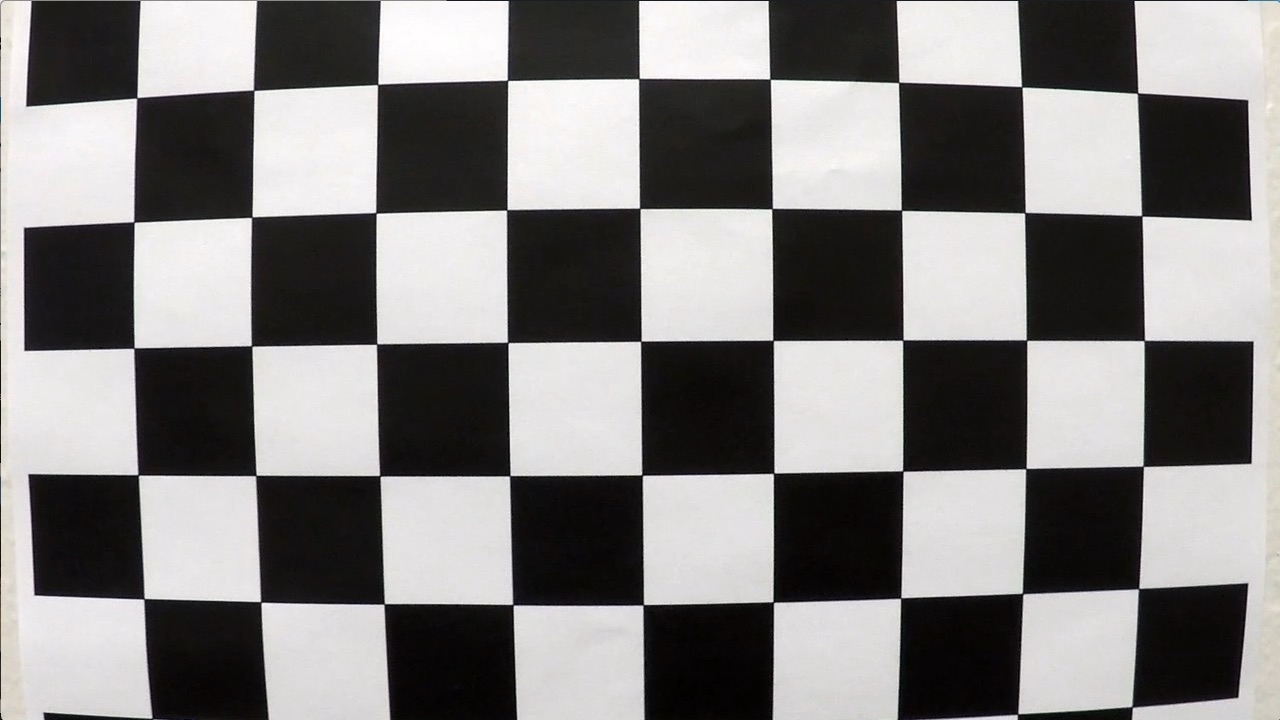
#> input picture Jupyter Notebooks/camera_cal/test_image/test_image.jpg, 1280 x 720 px
$ jupyter execute --allow-errors baseFile.ipynb   (shell and % lines are left out)   (Python 2 division)   (older library calls are emulated)
#> lines starting #> are read from the running program, lines starting #| are printed output that depends on the picture
# *Project Combined*

[cell 1]
import cv2
import numpy as np

[cell 2]
import glob

# Make a list of images
images = glob.glob('test_images/test*.jpg')
images.sort()

#> (a cell that did not finish here is left out)

[cell 4]
# inspired by:
# http://docs.opencv.org/3.0-beta/doc/py_tutorials/py_gui/py_trackbar/py_trackbar.html
def nothing(x):
    pass

# Create a black image, a window
#img = np.zeros((300,512,3), np.uint8)
cv2.namedWindow('image')
cv2.namedWindow('trackbar')

# create trackbars for color change
cv2.createTrackbar('WU','trackbar',255,255,nothing)
cv2.createTrackbar('WL','trackbar',200,255,nothing)

cv2.createTrackbar('YU_H','trackbar',110,179,nothing)
cv2.createTrackbar('YU_V','trackbar',255,255,nothing)
cv2.createTrackbar('YU_S','trackbar',255,255,nothing)
cv2.createTrackbar('YL_H','trackbar',90,179,nothing)
cv2.createTrackbar('YL_V','trackbar',100,255,nothing)
cv2.createTrackbar('YL_S','trackbar',100,255,nothing)

# create switch for ON/OFF functionality
switch = '0 : OFF \n1 : ON'
cv2.createTrackbar(switch, 'image',0,1,nothing)

#> (the rest of this cell did not finish here and is left out)

[cell 5]
# Create a black image, a window
#img = np.zeros((300,512,3), np.uint8)
cv2.namedWindow('image')
cv2.namedWindow('trackbarW')
cv2.namedWindow('trackbarY')

# create trackbars for color change
cv2.createTrackbar('WU_H','trackbarW',179,179,nothing)
cv2.createTrackbar('WU_V','trackbarW',255,255,nothing)
cv2.createTrackbar('WU_S','trackbarW',255,255,nothing)
cv2.createTrackbar('WL_H','trackbarW',200,255,nothing)
cv2.createTrackbar('WL_V','trackbarW',200,255,nothing)
cv2.createTrackbar('WL_S','trackbarW',200,255,nothing)

cv2.createTrackbar('YU_H','trackbarY',110,179,nothing)
cv2.createTrackbar('YU_V','trackbarY',255,255,nothing)
cv2.createTrackbar('YU_S','trackbarY',255,255,nothing)
cv2.createTrackbar('YL_H','trackbarY',90,179,nothing)
cv2.createTrackbar('YL_V','trackbarY',100,255,nothing)
cv2.createTrackbar('YL_S','trackbarY',100,255,nothing)

# create switch for ON/OFF functionality
switch = '0 : OFF \n1 : ON'
cv2.createTrackbar(switch, 'image',0,1,nothing)

#> (the rest of this cell did not finish here and is left out)

# Part 1 - Camera Calibration with OpenCV

### Extract object points and image points for camera calibration.

[cell 6]
import numpy as np
import cv2
import glob
import matplotlib.pyplot as plt

# prepare object points, like (0,0,0), (1,0,0), (2,0,0) ....,(6,5,0)
objp = np.zeros((6*9,3), np.float32)
objp[:,:2] = np.mgrid[0:9, 0:6].T.reshape(-1,2)

# Arrays to store object points and image points from all the images.
objpoints = [] # 3d points in real world space
imgpoints = [] # 2d points in image plane.

# Make a list of calibration images
images = glob.glob('camera_cal/calibration*.jpg')

# Step through the list and search for chessboard corners
for idx, fname in enumerate(images):
    img = cv2.imread(fname)
    gray = cv2.cvtColor(img, cv2.COLOR_BGR2GRAY)

    # Find the chessboard corners
    ret, corners = cv2.findChessboardCorners(gray, (9,6), None)

    # If found, add object points, image points
    if ret == True:
        objpoints.append(objp)
        imgpoints.append(corners)

        # Draw and display the corners
        cv2.drawChessboardCorners(img, (9,6), corners, ret)
        write_name = 'camera_cal/found/corners_found'+str(idx)+'.jpg'
        cv2.imwrite(write_name, img)
        cv2.imshow('img', img)
        cv2.waitKey(500)

cv2.destroyAllWindows()

###  Calibrate, calculate distortion coefficients, and test undistortion on an image!

[cell 7]
import pickle

# Test undistortion on an image
img = cv2.imread('camera_cal/test_image/test_image.jpg')
#> img is the input picture: shape (720, 1280, 3); mean B, G, R 127.8, 128.4, 130.1
img_size = (img.shape[1], img.shape[0])

# Do camera calibration given object points and image points
#> (the rest of this cell did not finish here and is left out)

# Part 2 - Perpespective Transformation

### Undistort road images as a test.

[cell 8]
# Make a list of images
images = glob.glob('test_images/test*.jpg')
images.sort()

[cell 9]
#  Plotting function for images
def plotImages(images, ncols=1, cmap=None, prefix_label = 'label:'):
    """
    Plot images in a subplot arrangement.
    images = python list of images full path
    ncols = numbers of columns in the image plot arrangement
    prefix_label = prefix label to show on top of images
    """
#> called with ncols = 2, prefix_label = 'Original:'
    from os.path import basename

    nrows = int(np.ceil(len(images) / ncols))
    scalesize = nrows*ncols
    f, axarr = plt.subplots(nrows, ncols, figsize=(8*ncols, 4*nrows))
    f.subplots_adjust(hspace=0.2, wspace=0.05)
    axarr = axarr.flatten() # iterate on plots via 1D

    for idx, fname in enumerate(images):
        img = cv2.imread(fname)
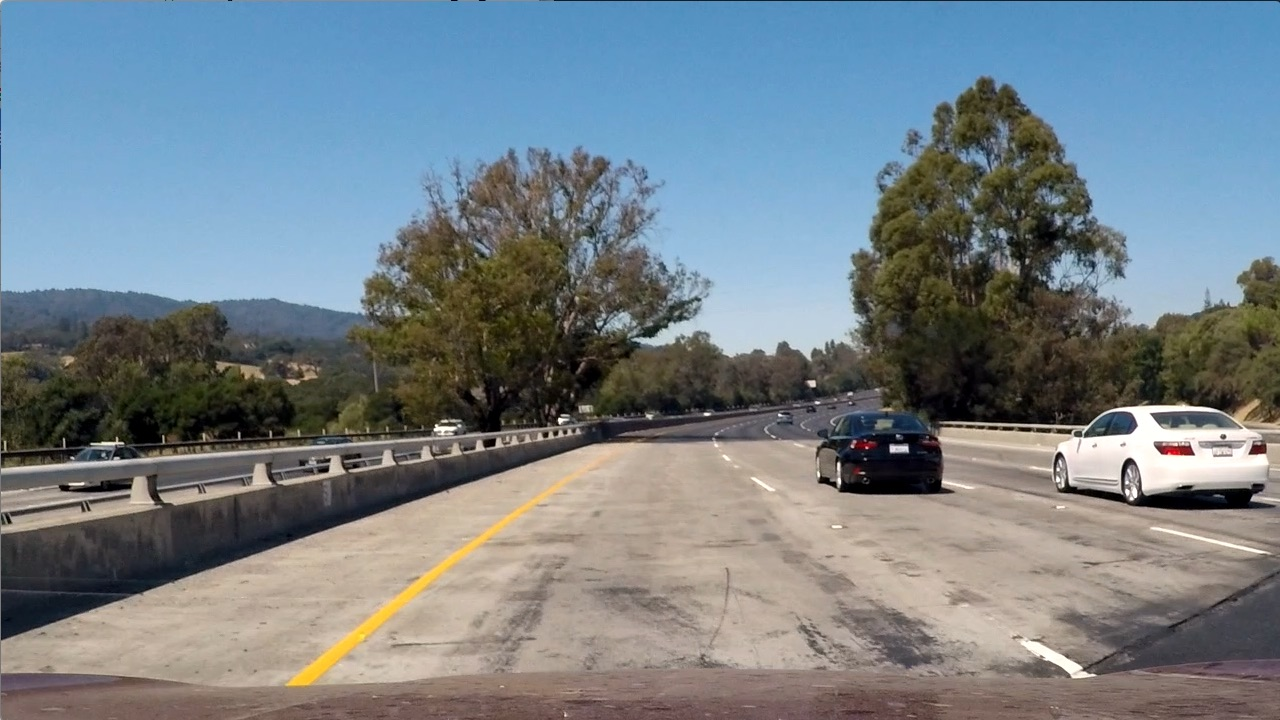
#> input picture Jupyter Notebooks/test_images/test1.jpg, 1280 x 720 px
#> img is the input picture: shape (720, 1280, 3); mean B, G, R 135.5, 128.7, 117.5
        img = cv2.cvtColor(img, cv2.COLOR_BGR2RGB)

        axarr[idx].axis('off')
        axarr[idx].imshow(img, cmap=cmap)
        axarr[idx].set_title(prefix_label + ' ' + basename(images[idx]), fontsize=20)

plotImages(images, ncols=2, cmap=None, prefix_label = 'Original:')

[cell 10]
#  Plotting function for images
# [23 lines left out: function plotImages_undistorted, not called in this run]

#> (the rest of this cell did not finish here and is left out)

### Here is a function to make sure that transformation source points are always sorted correctly

[cell 11]
# Order points in clock-wise
# Inspired by this discussion:
# http://stackoverflow.com/questions/1709283/how-can-i-sort-a-coordinate-list-for-a-rectangle-counterclockwise
# [12 lines left out: function order_points, not called in this run]

### Here is a function to compute perspective transformation matrices.

[cell 12]
# [28 lines left out: function get_transform_matrices, not called in this run]

### Test it on a road image.

[cell 13]
# load image
img = cv2.imread(images[0])
img = cv2.cvtColor(img, cv2.COLOR_BGR2RGB)
print(img.shape)
#| (720, 1280, 3)

# undistort and get size
#> (the rest of this cell did not finish here and is left out)

### Here is function to optimize the choice of source points

[cell 14]
# Re-using one of my functions
# Modified to crop car hood
# [19 lines left out: function trapezoid_vertices, not called in this run]

### Optimize source points by using a straight road image. Choose source points that warp lane lines to be vertical.

[cell 15]
# Optimize source points and use straight road to find the for calibration
# load image
img = cv2.imread('test_images/straight_lines2.jpg')
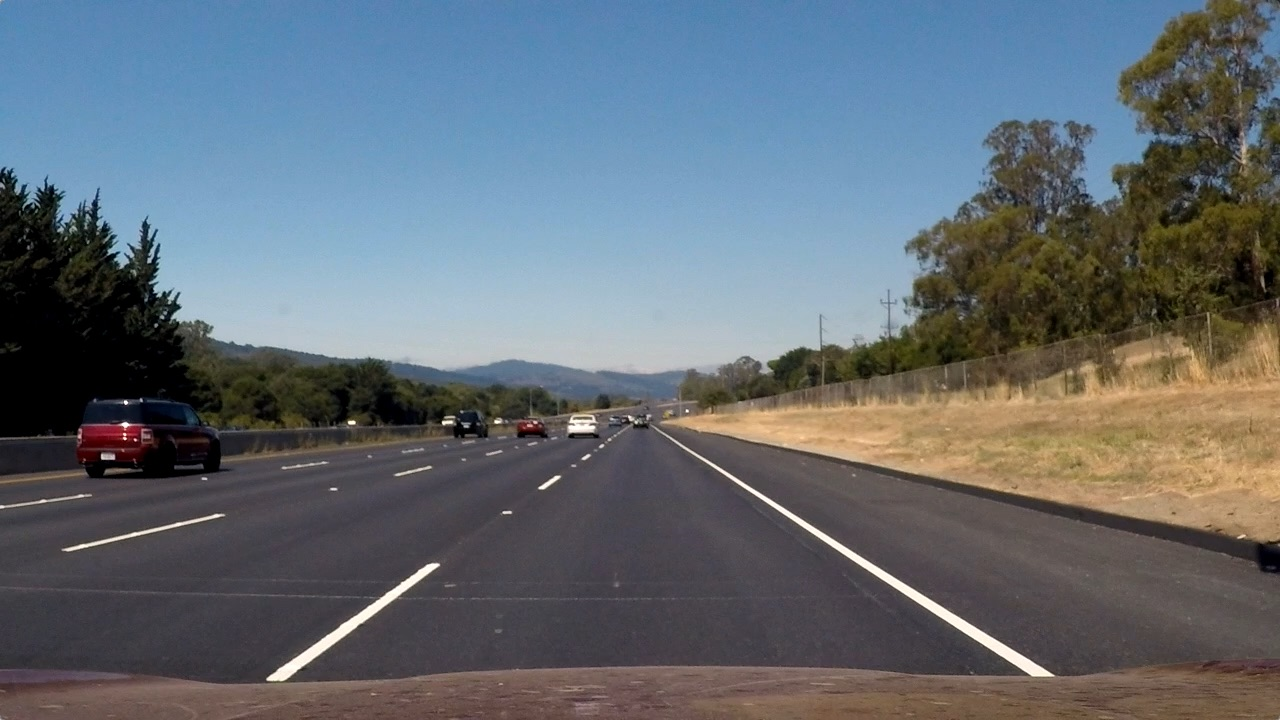
#> input picture Jupyter Notebooks/test_images/straight_lines2.jpg, 1280 x 720 px
#> img is the input picture: shape (720, 1280, 3); mean B, G, R 115.1, 107.7, 99.4
img = cv2.cvtColor(img, cv2.COLOR_BGR2RGB)
print(img.shape)
#| (720, 1280, 3)

# undistort and get size
#> (the rest of this cell did not finish here and is left out)

### Save transformation matrices!

[cell 16]
# Save the transformation matrices for later use
dist_pickle = {}
#> (the rest of this cell did not finish here and is left out)

# Part 3 - Thresholding

### Let's apply combinations of color and gradient thresholds to generate a binary image where the lane lines are clearly visible.

[cell 17]
# Read in the saved camera matrix and distortion coefficients
# These are the arrays we calculated using cv2.calibrateCamera()
dist_pickle = pickle.load( open( "camera_cal/camera_cal_dist_pickle.p", "rb" ) )
#> (reads Jupyter Notebooks/camera_cal/camera_cal_dist_pickle.p from the repository)
mtx = dist_pickle["mtx"]
dist = dist_pickle["dist"]

# Read in the saved perspective transformation matrices
# These are the arrays we calculated using cv2.getPerspectiveTransform()
dist_pickle = pickle.load( open( "camera_cal/perspective_trans_matrices.p", "rb" ) )
#> (reads Jupyter Notebooks/camera_cal/perspective_trans_matrices.p from the repository)
M = dist_pickle["M"]
Minv = dist_pickle["Minv"]

### Let's start on the thresholding. First with sobel gradients.

[cell 18]
import glob

# Make a list of images
images = glob.glob('test_images/test*.jpg')
images.sort()

[cell 19]
images

[cell 20]
# Enlarge Inline Pictures
import matplotlib as mpl
mpl.rcParams['figure.figsize'] = "14, 8" # or  whatever you want

#> (a cell that did not finish here is left out)

### Let's explore the HLS color space.

[cell 22]
# HLS color space

hls = cv2.cvtColor(img, cv2.COLOR_RGB2HLS)
#> hls: shape (720, 1280, 3); mean of channels 0, 1, 2 81.7, 107, 62.5
H = hls[:,:,0]
L = hls[:,:,1]
S = hls[:,:,2]

# Display Images
f, axarr = plt.subplots(3, sharex=True, figsize=(14,3*8.3))
f.subplots_adjust(hspace=0.1, wspace=0.05)
axarr[0].imshow(H, cmap='gray')
axarr[0].set_title('H channel', fontsize=20)
axarr[1].imshow(L, cmap='gray')
axarr[1].set_title('L channel', fontsize=20)
axarr[2].imshow(S, cmap='gray')
axarr[2].set_title('S channel', fontsize=20)

### Let's explore Sobel absolute gradient X threshold.

[cell 23]
thresh_min=20
thresh_max=100
# Convert to grayscale
gray = cv2.cvtColor(img, cv2.COLOR_RGB2GRAY)
# Apply x gradient with the OpenCV Sobel() function
# and take the absolute value
abs_sobel = np.absolute(cv2.Sobel(gray, cv2.CV_64F, 1, 0))
# Rescale back to 8 bit integer
scaled_sobel = np.uint8(255*abs_sobel/np.max(abs_sobel))
# Create a copy and apply the threshold
binary_output = np.zeros_like(scaled_sobel)
# Here I'm using inclusive (>=, <=) thresholds, but exclusive is ok too
binary_output[(scaled_sobel >= thresh_min) & (scaled_sobel <= thresh_max)] = 1

# Display Images
f, axarr = plt.subplots(2, sharex=True, figsize=(14,2*8.3))
f.subplots_adjust(hspace=0.1, wspace=0.05)
axarr[0].imshow(img, cmap=None)
axarr[0].set_title('Original', fontsize=20)
axarr[1].imshow(binary_output, cmap='gray')
axarr[1].set_title('Sobel Gradient X', fontsize=20)

### Combine Sobel gradient and HLS color thresholds:

[cell 24]
def thresholding(img, s_thresh=(170, 254), sx_thresh=(15, 100)): # 170,255 and 20,100
#> called with s_thresh = (170, 254), sx_thresh = (15, 100)
    img = np.copy(img)
    # Convert to HSL color space and separate the L channel
    hsv = cv2.cvtColor(img, cv2.COLOR_RGB2HLS).astype(np.float)
    l_channel = hsv[:,:,1]
    s_channel = hsv[:,:,2]
    # Sobel x
    sobelx = cv2.Sobel(l_channel, cv2.CV_64F, 1, 0) # Take the derivative in x
    abs_sobelx = np.absolute(sobelx) # Absolute x derivative to accentuate lines away from horizontal
    scaled_sobel = np.uint8(255*abs_sobelx/np.max(abs_sobelx))

    # Threshold x gradient
    sxbinary = np.zeros_like(scaled_sobel)
    sxbinary[(scaled_sobel >= sx_thresh[0]) & (scaled_sobel <= sx_thresh[1])] = 1

    # Threshold color channel
    s_binary = np.zeros_like(s_channel)
    s_binary[(s_channel >= s_thresh[0]) & (s_channel <= s_thresh[1])] = 1
    # Stack each channel
    # Note color_binary[:, :, 0] is all 0s, effectively an all black image. It might
    # be beneficial to replace this channel with something else.
    color_binary = np.dstack(( np.zeros_like(sxbinary), sxbinary, s_binary))
    combined = np.zeros_like(s_channel)
    combined[((s_binary == 1) | (sxbinary == 1))] = 1
    return color_binary, combined

color_binary, combined = thresholding(img)
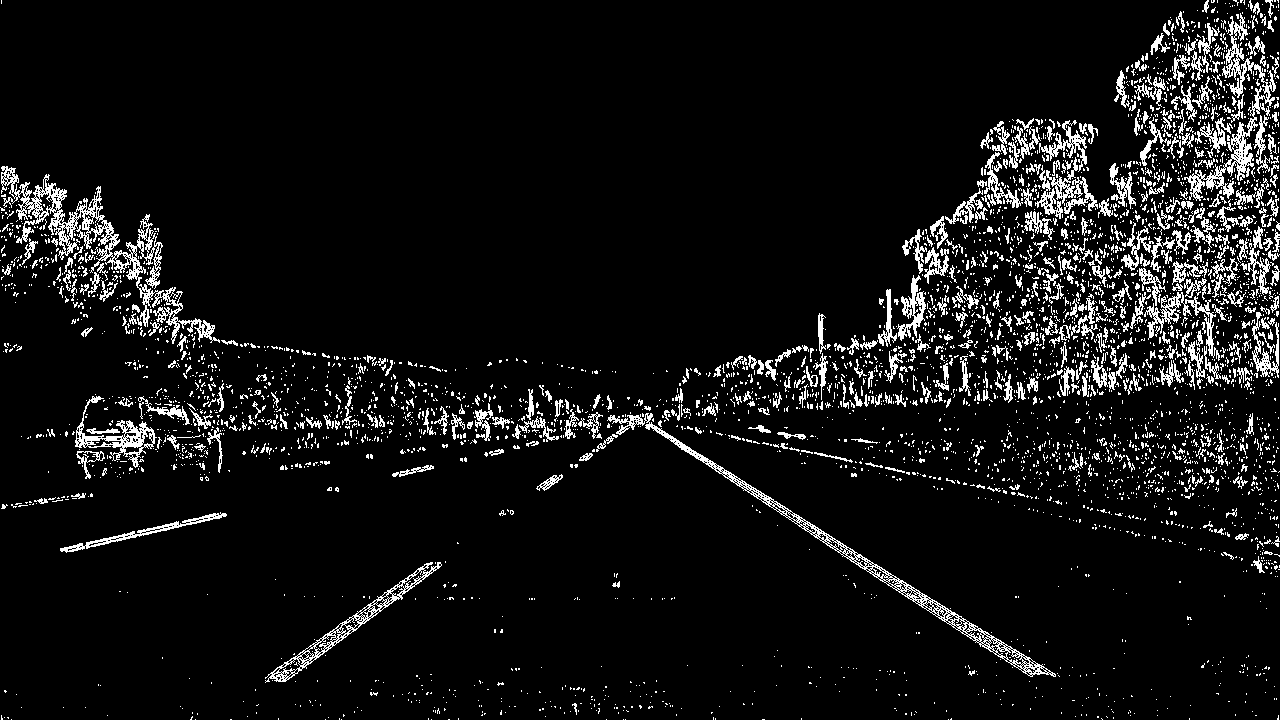
#> combined: shape (720, 1280) float64; values 0 (black) and 1 (white), 7.4% white in thin lines or dots


# Display Images
f, axarr = plt.subplots(3, sharex=True, figsize=(14,3*8.3))
f.subplots_adjust(hspace=0.1, wspace=0.05)
axarr[0].imshow(img, cmap=None)
axarr[0].set_title('Original', fontsize=20)
axarr[1].imshow(color_binary, cmap=None)
axarr[1].set_title('Color binary, Green for Gradient and Blue for color threshold', fontsize=20)
axarr[2].imshow(combined, cmap='gray')
axarr[2].set_title('Gray Scale', fontsize=20)

### Test it on several road images.

[cell 25]
#  Plotting function for images
def plotImages_thresholdings(images, mtx, dist, ncols=1, cmap=None, prefix_label = 'label:'):
    """
    Plot images in a subplot arrangement.
    images = python list of images full path
    ncols = numbers of columns in the image plot arrangement
    prefix_label = prefix label to show on top of images
    """
#> called with mtx = array of shape (3, 3), dist = array of shape (1, 5), ncols = 2, cmap = 'gray', prefix_label = 'Threshold:'
    from os.path import basename

    nrows = int(np.ceil(len(images) / ncols))
    scalesize = nrows*ncols
    f, axarr = plt.subplots(nrows, ncols, figsize=(8*ncols, 4*nrows))
    f.subplots_adjust(hspace=0.2, wspace=0.05)
    axarr = axarr.flatten() # iterate on plots via 1D

    for idx, fname in enumerate(images):
        # load image, change color space, undistort
        img = cv2.imread(fname)
        img = cv2.cvtColor(img, cv2.COLOR_BGR2RGB)
        img = cv2.undistort(img, mtx, dist, None, mtx)

        # Apply threshold
        color_binary, combined = thresholding(img)
#> call 2 of thresholding, with s_thresh = (170, 254), sx_thresh = (15, 100)
#> in thresholding (call 2), `hsv = cv2.cvtColor(img, cv2.COLOR_RGB2HLS).astype(np.float)`:
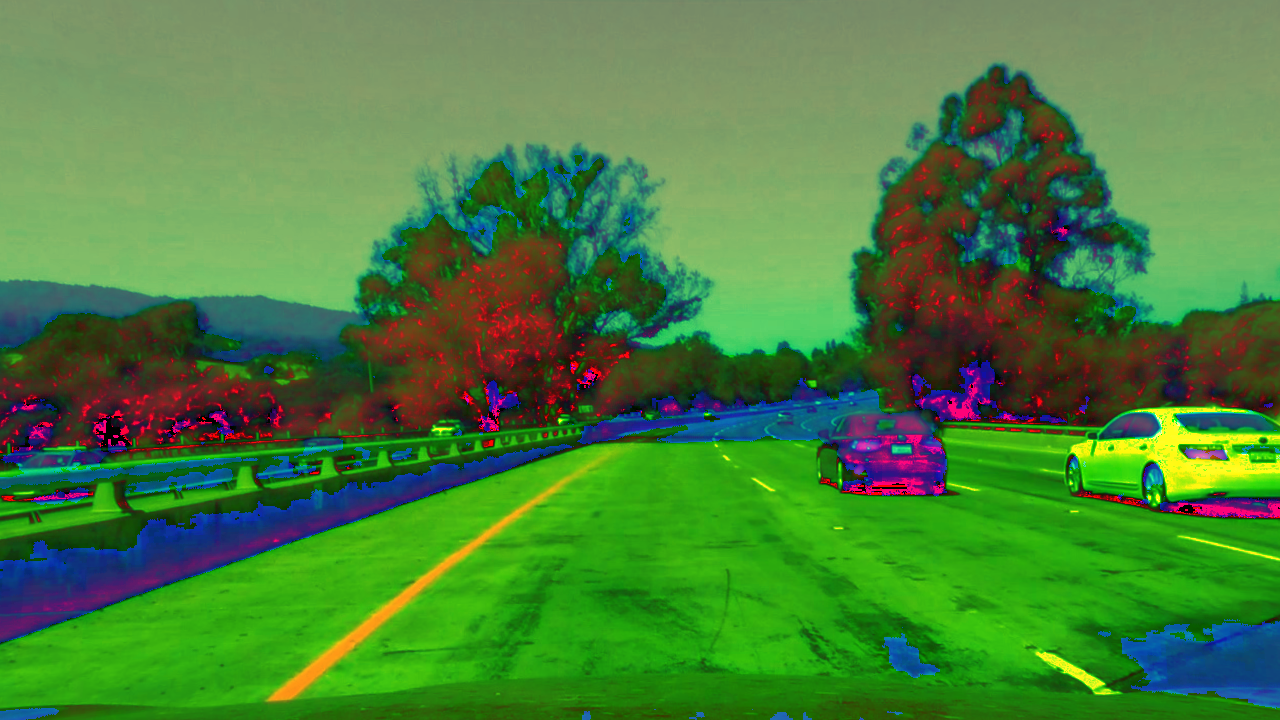
#> hsv: shape (720, 1280, 3) float64; mean of channels 0, 1, 2 59.6, 128, 74; drawn as B, G, R
#> (the rest of the program and of its run is left out)
